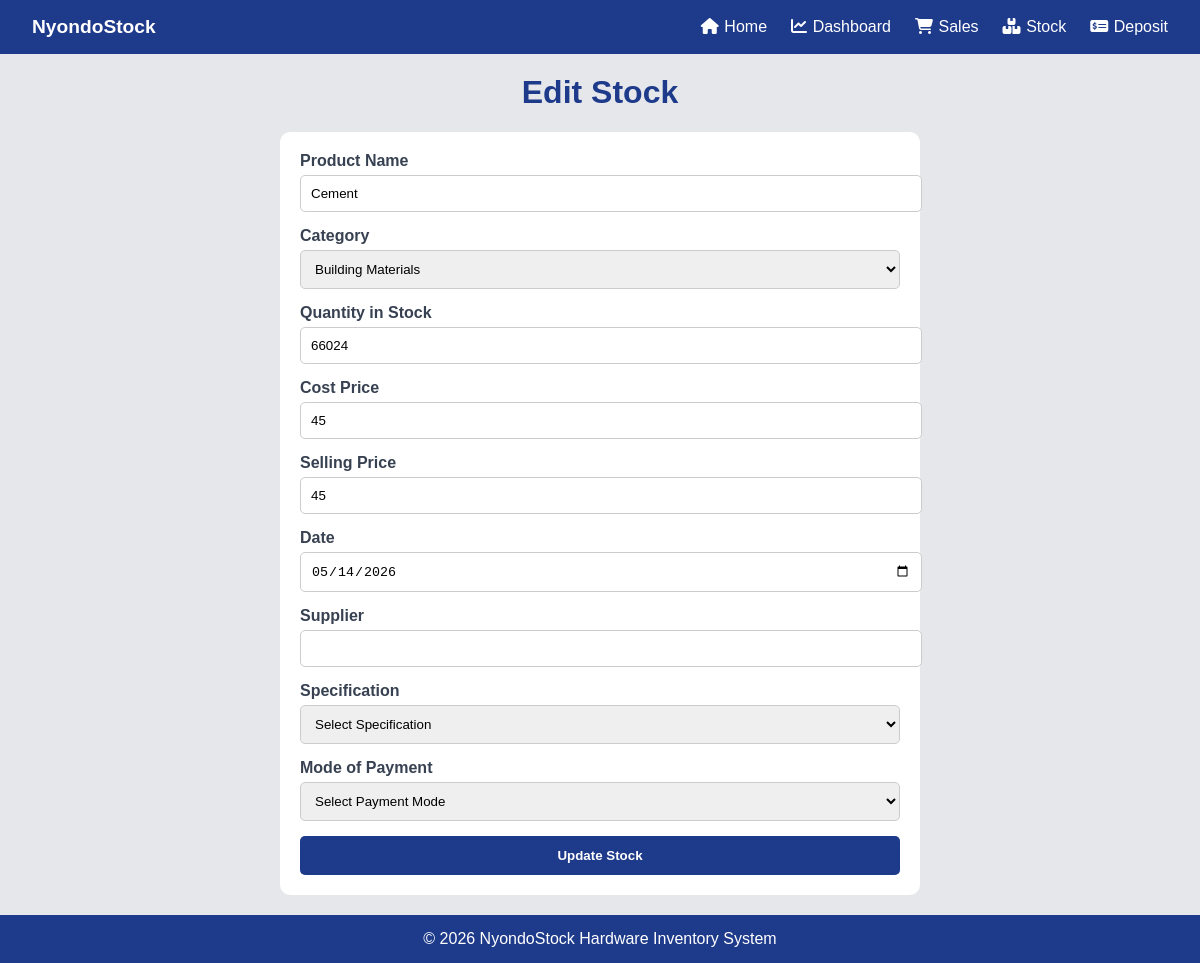
Page /edit_stock/25/ on the committed database.
### mugeniapp/models.py (models this page shows, shortened)
class Stock(models.Model):
    name = models.CharField(max_length=100)
    category = models.CharField(max_length=100)
    quantity = models.PositiveIntegerField(default=0)
    cost_price = models.PositiveIntegerField(default=0)
    selling_price = models.PositiveIntegerField(default=0)
    date = models.DateField()
    specifications = models.CharField(max_length=100, null=True)

### mugeniapp/views.py (the view, shortened to what this page needs)
# urls.py: path('edit_stock/<int:id>/', views.edit_stock, name='edit_stock'),
def edit_stock(request, id):
    stock = get_object_or_404(Stock, id=id)
    stocks = Stock.objects.all()
    return render(request, 'edit_stock.html', {
        'stock': stock,
        'stocks': stocks
    })

### mugeniapp/templates/edit_stock.html (shortened to what this page needs)
<!DOCTYPE html>
<html lang="en">
<head>
</head>
<body>
<nav>
  <div class="logo">NyondoStock</div>
  <ul>
    <li><a href="#"><i class="fa-solid fa-house"></i>Home</a></li>
    <li><a href="#"><i class="fa-solid fa-chart-line"></i>Dashboard</a></li>
    <li><a href="#"><i class="fa-solid fa-cart-shopping"></i>Sales</a></li>
    <li><a href="#"><i class="fa-solid fa-boxes-stacked"></i>Stock</a></li>
    <li><a href="#"><i class="fa-solid fa-money-check-dollar"></i>Deposit</a></li>
  </ul>
</nav>
<h1>Edit Stock</h1>
<div class="container">
  <form method="post" action="{% url 'edit_stock' stock.id %}">
    <div class="form-group">
      <label>Product Name</label>
      <input type="text" name="product" value="{{ stock.name }}" required>
    </div>
    <div class="form-group">
      <label>Category</label>
      <select name="category" required>
        <option value="Building Materials" {% if stock.category == "Building Materials" %}selected{% endif %}>Building Materials</option>
      </select>
    </div>
    <div class="form-group">
      <label>Quantity in Stock</label>
      <input type="number" name="quantity" value="{{ stock.quantity }}" required>
    </div>
    <div class="form-group">
      <label>Cost Price</label>
      <input type="number" name="cost_price" value="{{ stock.cost_price }}" required>
    </div>
    <div class="form-group">
      <label>Selling Price</label>
      <input type="number" name="selling_price" value="{{ stock.selling_price }}" required>
    </div>
    <div class="form-group">
      <label>Date</label>
      <input type="date" name="date" value="{{ stock.date|date:'Y-m-d' }}" required>
    </div>
    <div class="form-group">
      <label>Supplier</label>
      <input type="text" name="supplier" value="{{ stock.supplier }}">
    </div>
    <div class="form-group">
      <label>Specification</label>
      <select name="specifications">
        <option value="">Select Specification</option>
      </select>
    </div>
    <div class="form-group">
      <label>Mode of Payment</label>
      <select name="payment">
        <option value="">Select Payment Mode</option>
      </select>
    </div>
    <button type="submit" class="submit-btn">Update Stock</button>
  </form>
</div>
<footer>
  &copy; 2026 NyondoStock Hardware Inventory System
</footer>
</body>
</html>

### mugeniapp/templates/edit_stock.html (style rules this page uses)
body { font-family: Arial, sans-serif; margin: 0; background-color: #E5E7EB; color: #374151; }
nav { background-color: #1E3A8A; color: white; padding: 1rem 2rem; display: flex; justify-content: space-between; align-items: center; }
nav .logo { font-weight: bold; font-size: 1.2rem; }
nav ul { list-style: none; display: flex; gap: 1.5rem; margin: 0; padding: 0; }
nav ul li a { color: white; text-decoration: none; }
nav ul li a i { margin-right: 0.35rem; }
h1 { text-align: center; color: #1E3A8A; margin-top: 20px; }
.container { max-width: 600px; margin: 20px auto; background: white; padding: 20px; border-radius: 10px; }
.form-group { margin-bottom: 15px; }
label { display: block; margin-bottom: 5px; font-weight: bold; }
input, select { width: 100%; padding: 10px; border: 1px solid #ccc; border-radius: 5px; }
.submit-btn { width: 100%; padding: 12px; background-color: #1E3A8A; color: white; border: none; border-radius: 5px; cursor: pointer; font-weight: bold; }
footer { background-color: #1E3A8A; color: white; text-align: center; padding: 15px; margin-top: 20px; }

### rows in the picture
Stock: product "Cement", category "Building Materials", quantity "66024", cost_price "45", selling_price "45", date "05/14/2026"
